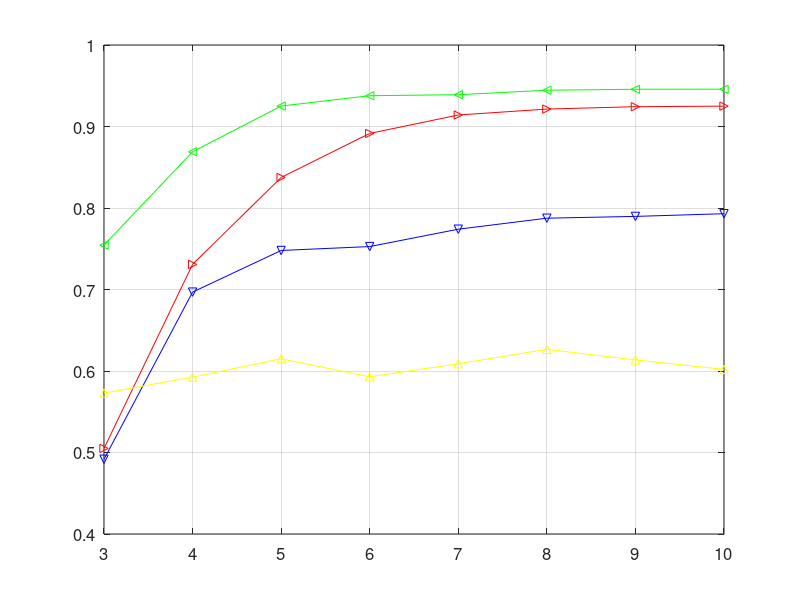

Recreate this plot in MATLAB. (Note: this script raises an error after producing the figure.)
xDim = [8,16,32,64,128,256,512,1024];

yGPCR = [0.4917,0.6968,0.7479,0.7527,0.7740,0.7875,0.7897,0.7930];
plot(log2(xDim),yGPCR,'bv-');
hold on;

yEnzyme = [0.5050,0.7308,0.8375,0.8915,0.9141,0.9214,0.9243,0.9250];
plot(log2(xDim),yEnzyme,'r>-');
hold on;

yIC = [0.7544,0.8690,0.9251,0.9378,0.9390,0.9445,0.9457,0.9458];
plot(log2(xDim),yIC,'g<-');
hold on;

yNR = [0.5729,0.5925,0.6150,0.5929,0.6089,0.6266,0.6136,0.6020];
plot(log2(xDim),yNR,'y^-');
grid on;

set(gca,'fontsize',12);

mylegend = legend('GPCR','Enzyme','Ion channel', 'Nuclear receptor', 0); 
set(mylegend,'fontsize',16);

handle_xlabel = xlabel('base-2 logarithm of dimension'); 
set(handle_xlabel,'fontsize',16);

handle_ylabel = ylabel('AUPR'); 
set(handle_ylabel,'fontsize',16);

%title('The effect of factorized dimension');